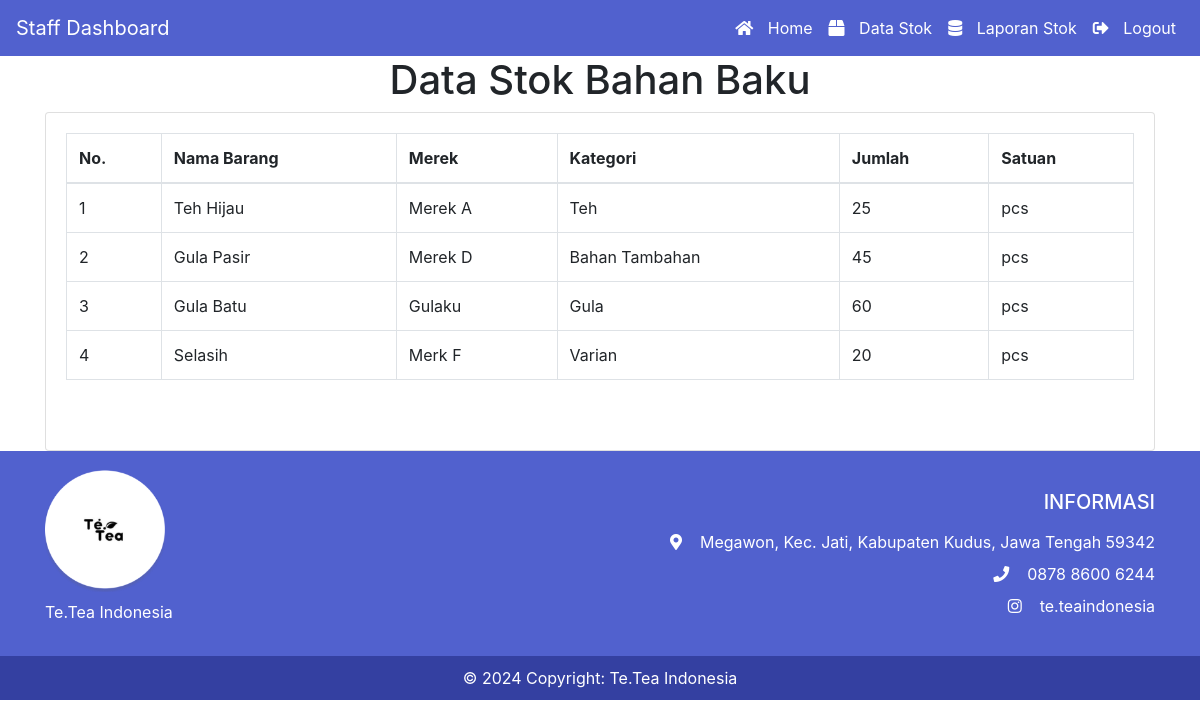
Screenshot of /staff/lihat_barang.php with the database file from the repository.
### tables this page shows
CREATE TABLE `barang` (
  `id_barang` int NOT NULL,
  `nama_barang` varchar(50) NOT NULL,
  `merek` varchar(50) DEFAULT NULL,
  `kategori` varchar(50) DEFAULT NULL,
  `jumlah` int NOT NULL DEFAULT '0',
  `satuan` varchar(10) NOT NULL
);

### staff/lihat_barang.php (the view, shortened to what this page needs)
<?php
include('header.php');
?>
<div class="container content">
    <h1 class="text-center">Data Stok Bahan Baku</h1>
    <div class="card">
        <div class="card-body">
            <form action="" method="post">
                <table class="table table-bordered">
                    <thead class="card-header bg-dark text-white">
                        <tr>
                            <th>No.</th>
                            <th>Nama Barang</th>
                            <th>Merek</th>
                            <th>Kategori</th>
                            <th>Jumlah</th>
                            <th>Satuan</th>
                        </tr>
                    </thead>
                    <tbody>
                        <?php
                        $no = 1;
                        $hasil = mysqli_query($conn, "SELECT * FROM barang");
                        while ($data = mysqli_fetch_array($hasil)) {
                            echo "<tr>";
                            echo "<td>" . $no++ . "</td>";
                            echo "<td>" . $data['nama_barang'] . "</td>";
                            echo "<td>" . $data['merek'] . "</td>";
                            echo "<td>" . $data['kategori'] . "</td>";
                            echo "<td>" . $data['jumlah'] . "</td>";
                            echo "<td>" . $data['satuan'] . "</td>";
                            echo "</tr>";
                        }
                        ?>
                    </tbody>
                </table>
            </form>
        </div>
    </div>
</div>
<?php
include('footer.php');
?>

### assets/css/head.css (style rules this page uses)
body { font-family: 'Roboto', sans-serif; }
* { margin: 0; padding: 0; }

### staff/lihat_barang.php (style rules this page uses)
body { display: flex; flex-direction: column; min-height: 100vh; margin: 0; }
.content { flex: 1; }
.table { margin-bottom: 50px; }

### rows the page displays
barang: nama_barang "Teh Hijau", merek "Merek A", kategori "Teh", jumlah "25", satuan "pcs"
barang: nama_barang "Gula Pasir", merek "Merek D", kategori "Bahan Tambahan", jumlah "45", satuan "pcs"
barang: nama_barang "Gula Batu", merek "Gulaku", kategori "Gula", jumlah "60", satuan "pcs"
barang: nama_barang "Selasih", merek "Merk F", kategori "Varian", jumlah "20", satuan "pcs"
